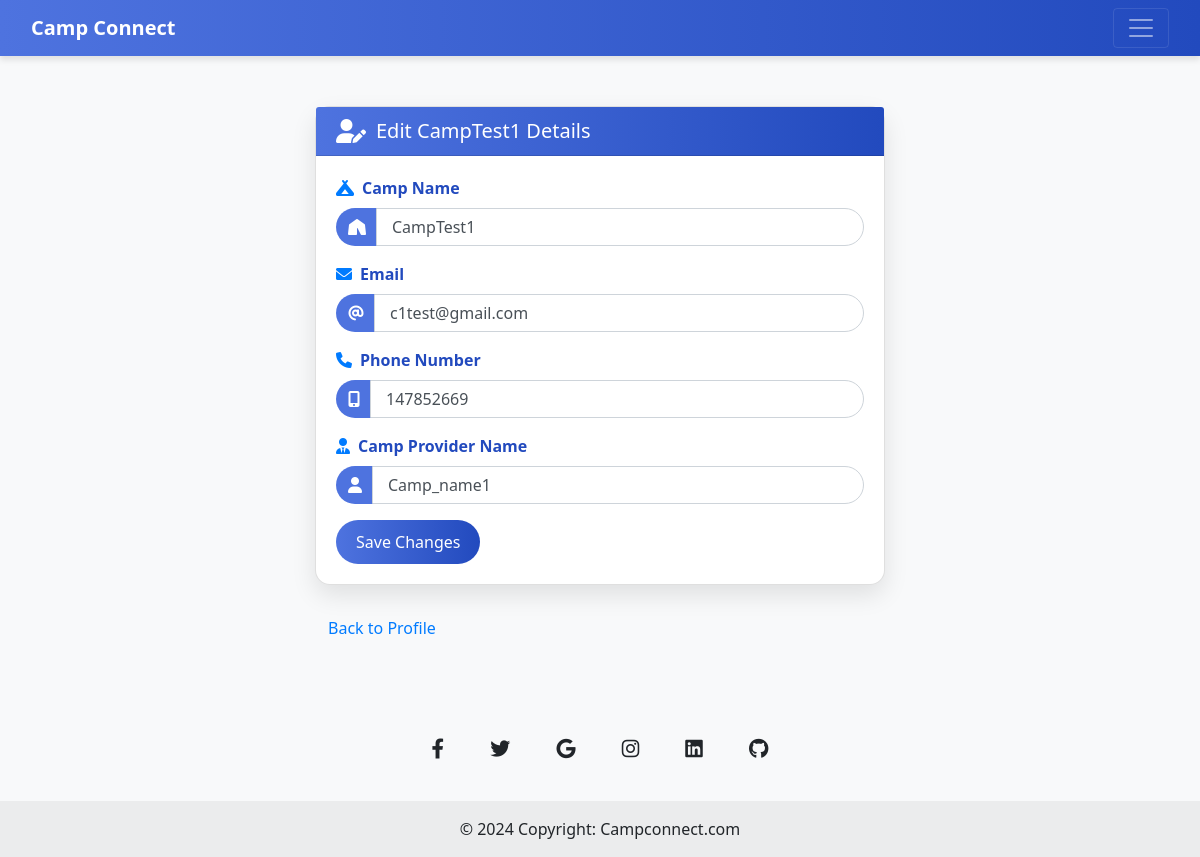
/Camp/profile/3/edit/, run on an earlier commit of the app's database.
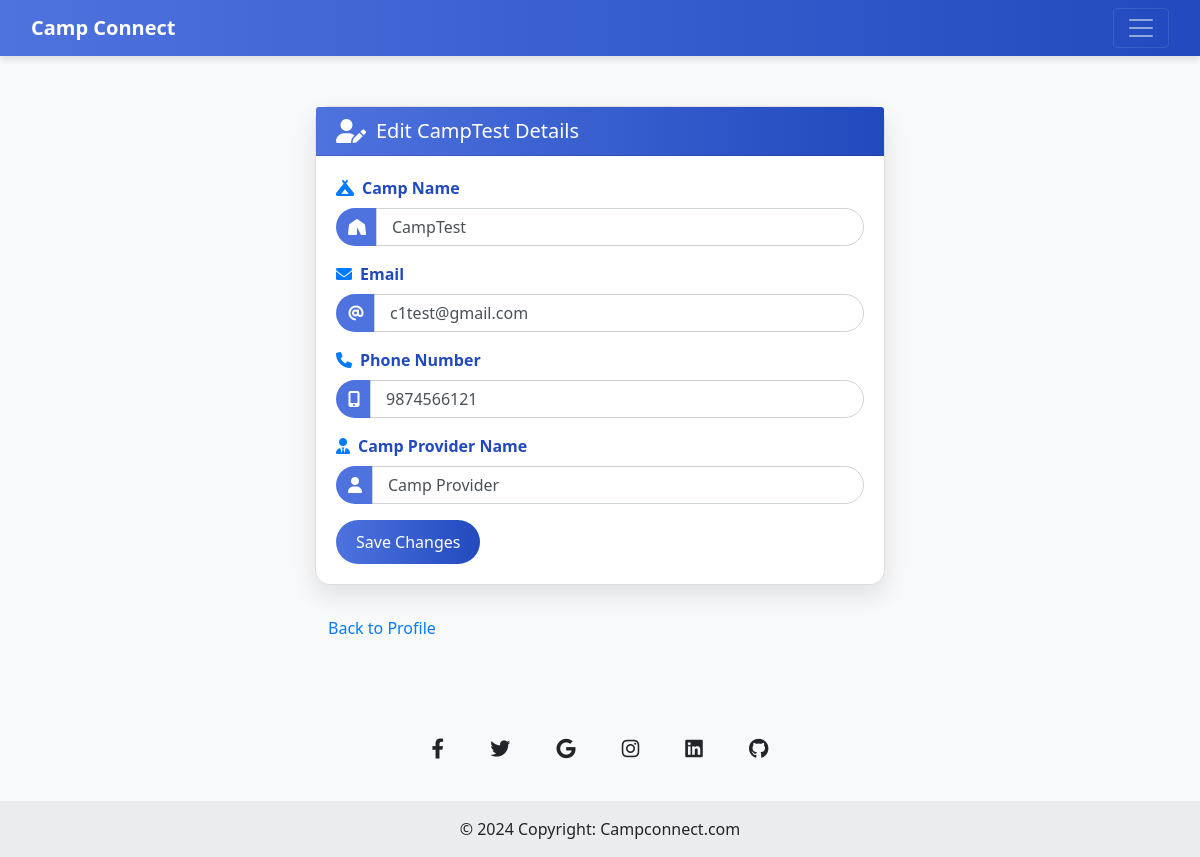
And on a later commit of the database.
### Camp/models.py (models this page shows)
class Camp(models.Model):
    camp_name = models.CharField(max_length=150)
    email = models.EmailField(unique=True)
    phone_number = models.CharField(max_length=15)
    camp_regno = models.CharField(max_length=100, unique=True)
    camp_provider_name = models.CharField(max_length=150)
    password = models.CharField(max_length=100)
    date_registered = models.DateTimeField(auto_now_add=True)
    vstatus=models.IntegerField(default=0)

### Camp/views.py (the view, shortened to what this page needs)
# urls.py: path('profile/<int:camp_id>/edit/',views. edit_camp_details_view, name='edit_camp_details'),
def edit_camp_details_view(request, camp_id):
    camp = get_object_or_404(Camp, id=camp_id)
    return render(request, 'Camp/edit_camp_details.html', {'camp': camp})

### Camp/templates/Camp/edit_camp_details.html (shortened to what the changed rows need)
{% extends "Camp/base.html"%}
{% block navbar%}
<!DOCTYPE html>
<html lang="en">
<head>
    <link rel="stylesheet" href="https://cdnjs.cloudflare.com/ajax/libs/font-awesome/6.0.0/css/all.min.css">
    <link href="https://stackpath.bootstrapcdn.com/bootstrap/4.5.2/css/bootstrap.min.css" rel="stylesheet">
</head>
<body>
    <div class="container edit-profile-container">
        <div class="card">
            <div class="card-header">
                <i class="fas fa-user-edit"></i>
                <h5 class="mb-0">Edit {{ camp.camp_name }} Details</h5>
            </div>
            <div class="card-body">
                <form id="editCampForm" method="POST" novalidate>
                    <div class="form-group">
                        <div class="input-group">
                            <div class="input-group-prepend">
                                <span class="input-group-text"><i class="fas fa-tent"></i></span>
                            </div>
                            <input type="text"
                                   class="form-control"
                                   id="camp_name"
                                   name="camp_name"
                                   value="{{ camp.camp_name }}"
                                   required
                                   minlength="3"
                                   pattern="[A-Za-z0-9\s]+"
                                   title="Camp name must be at least 3 characters long and contain only letters, numbers, and spaces">
                        </div>
                    </div>
                    <div class="form-group">
                        <div class="input-group">
                            <div class="input-group-prepend">
                                <span class="input-group-text"><i class="fas fa-at"></i></span>
                            </div>
                            <input type="email"
                                   class="form-control"
                                   id="email"
                                   name="email"
                                   value="{{ camp.email }}"
                                   required
                                   pattern="[a-z0-9._%+-]+@[a-z0-9.-]+\.[a-z]{2,}$">
                        </div>
                    </div>
                    <div class="form-group">
                        <div class="input-group">
                            <div class="input-group-prepend">
                                <span class="input-group-text"><i class="fas fa-mobile-alt"></i></span>
                            </div>
                            <input type="tel"
                                   class="form-control"
                                   id="phone_number"
                                   name="phone_number"
                                   value="{{ camp.phone_number }}"
                                   required
                                   pattern="[0-9]{10}"
                                   title="Phone number must be 10 digits">
                        </div>
                    </div>
                    <div class="form-group">
                        <div class="input-group">
                            <div class="input-group-prepend">
                                <span class="input-group-text"><i class="fas fa-user"></i></span>
                            </div>
                            <input type="text"
                                   class="form-control"
                                   id="camp_provider_name"
                                   name="camp_provider_name"
                                   value="{{ camp.camp_provider_name }}"
                                   required
                                   minlength="3"
                                   pattern="[A-Za-z\s]+"
                                   title="Provider name must be at least 3 characters long and contain only letters and spaces">
                        </div>
                    </div>
                </form>
            </div>
        </div>
    </div>
</body>
</html>
{% endblock navbar%}

What changed in the data, as far as the page shows it:
changed Camp "c1test@gmail.com": camp_name "CampTest1" → "CampTest"; phone_number "147852669" → "9874566121"; camp_provider_name "Camp_name1" → "Camp Provider"
